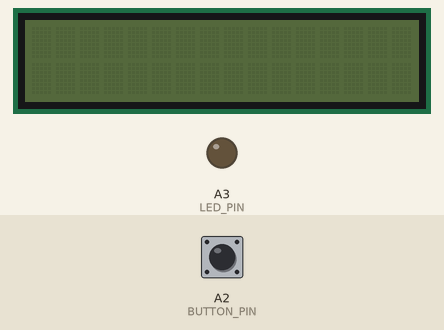
The sketch below on a simulated Arduino Uno, built with avr-gcc and run on an emulated ATmega328P. On the bench: 16×2 character LCD, output pins drawn as LEDs (lit = HIGH). The test bench sets the inputs (shaded band); at power-on: A2 (BUTTON_PIN) HIGH. What the sketch prints to the serial monitor is not drawn.

Above: at 1.2 s.
1.3 s: A2 (BUTTON_PIN) pulled LOW for 0.15 s
At 3.2 s:
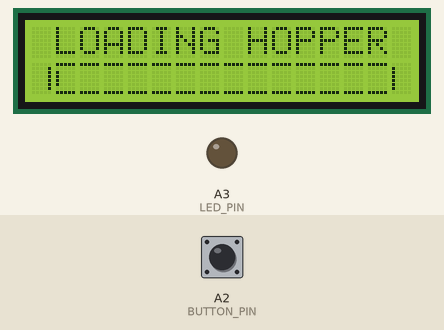
4.0 s: A2 (BUTTON_PIN) pulled LOW for 1 s
At 4.7 s:
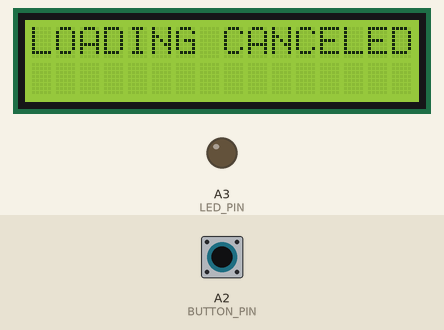
8.0 s: A2 (BUTTON_PIN) pulled LOW for 3.2 s
At 9.2 s:
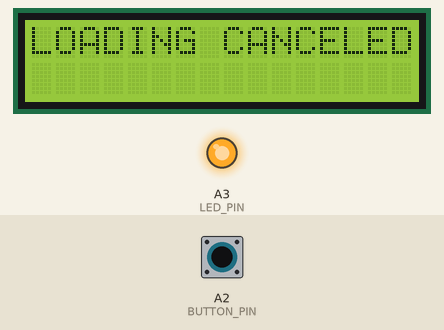
Timing chart, 0 to 11.0 s (numbered marks = the images above; inputs shaded):
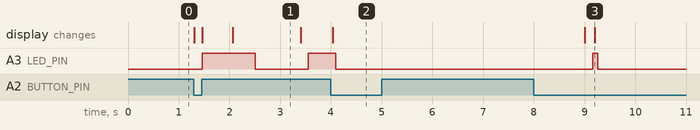

Measured:
- after the input at 1.3 s, A3 (LED_PIN): LOW → HIGH after 0.16 s, → LOW 1.0 s later, → HIGH 1.0 s later; the display: first changes at once (image 1 shows a later state)
- after the input at 4.0 s, the display: changes at once (image 2)
- after the input at 8.0 s, A3 (LED_PIN): LOW → HIGH after 1.2 s, → LOW 0.10 s later; the display: first differs from a run without the input after 1.0 s (image 3 shows a later state)

The sketch:

carloadingpanel.ino
```cpp
// (licence header left out)
// =============== Libraries ===============
#include <Wire.h>
#include <LiquidCrystal_I2C.h>
#include <SoftwareSerial.h>

// =============== Custom Characters ===============
const byte barGraphChars[8][8] PROGMEM = {
  { 0x1F, 0x00, 0x00, 0x00, 0x00, 0x00, 0x00, 0x1F },
  { 0x1F, 0x00, 0x10, 0x10, 0x10, 0x10, 0x00, 0x1F },
  { 0x1F, 0x00, 0x18, 0x18, 0x18, 0x18, 0x00, 0x1F },
  { 0x1F, 0x00, 0x1C, 0x1C, 0x1C, 0x1C, 0x00, 0x1F },
  { 0x1F, 0x00, 0x1E, 0x1E, 0x1E, 0x1E, 0x00, 0x1F },
  { 0x1F, 0x00, 0x1F, 0x1F, 0x1F, 0x1F, 0x00, 0x1F },
  { 0x00, 0x01, 0x01, 0x01, 0x01, 0x01, 0x01, 0x00 },
  { 0x00, 0x10, 0x10, 0x10, 0x10, 0x10, 0x10, 0x00 },
};

// =============== Constants and Pin Definitions ===============
const uint8_t BUTTON_PIN = A2;
const uint8_t LED_PIN = A3;

// Communication Pins
const uint8_t SFX_RX = 7;
const uint8_t SFX_TX = 8;

// Timing Constants (in milliseconds)
const unsigned long DEBOUNCE_DELAY = 100;
const unsigned long COMPLETE_DISPLAY_TIME = 5000;
const unsigned long LOADING_TIME = 96000; // 96 seconds in ms
const unsigned long INITIAL_SLEEP_ALERT_DELAY = 10000; // 10 seconds
const unsigned long SLEEP_ALERT_INTERVAL = 120000;     // 2 minutes
const unsigned long LED_BLINK_INTERVAL_COMPLETE = 100;
const unsigned long LED_BLINK_INTERVAL_LOADING = 1000;

// LED Pulsing Constants
const unsigned long PULSE_INTERVAL = 24;
const int PULSE_MIN = 0;
const int PULSE_MAX = 255;
const float PULSE_STEP = 5.0;

// =============== System State Definition ===============
enum SystemState {
  SLEEP,
  LOADING,
  COMPLETE,
  CANCELLED
};

// =============== Global Objects ===============
LiquidCrystal_I2C lcd(0x27, 16, 2);
SoftwareSerial sfxSerial(SFX_TX, SFX_RX);

// =============== System State Variables ===============
struct SystemVariables {
  SystemState currentState;
  bool lastButtonState;
  bool lcdOn;

  // Loading progress
  unsigned long loadStartTime;
  int lastFilledColumns;

  // State timing
  unsigned long stateStartTime;
  unsigned long lastDebounceTime;

  // LED control
  bool ledState;
  unsigned long lastLedToggle;
  unsigned long lastPulseUpdate;

  // Sleep state alerts
  unsigned long lastSleepAlertTime;
  bool initialSleepAlertDone;
} sysVars;

// =============== Function Declarations ===============
void initializeSystem();
void initializePins();
void initializeSerial();

// State handlers
void handleSleepState();
void handleLoadingState();
void handleCompleteState();
void handleCancelledState();

// System control
void enterSleepMode();
void startLoading();
void cancelLoading();
void enterCompleteState();

// Display functions
void updateLoadingDisplay(bool forceUpdate = false);

// LED Control
void updateLedPulsing();

// Utility functions
void playAlert(char key);
void loadBarGraphCharacters();

// =============== Main Setup and Loop ===============
void setup() {
  initializeSystem();
}

void loop() {
  switch (sysVars.currentState) {
    case SLEEP: handleSleepState(); break;
    case LOADING: handleLoadingState(); break;
    case COMPLETE: handleCompleteState(); break;
    case CANCELLED: handleCancelledState(); break;
  }
  updateLedPulsing();
}

// =============== Initialization Functions ===============
void initializeSystem() {
  initializePins();
  initializeSerial();

  lcd.init();
  randomSeed(analogRead(0));

  // Initialize system variables
  sysVars = {
    SLEEP,      // currentState
    HIGH,       // lastButtonState
    false,      // lcdOn
    0,          // loadStartTime
    0,          // lastFilledColumns
    0,          // stateStartTime
    0,          // lastDebounceTime
    false,      // ledState
    0,          // lastLedToggle
    0,          // lastPulseUpdate
    0,          // lastSleepAlertTime
    false       // initialSleepAlertDone
  };
}

void initializePins() {
  pinMode(BUTTON_PIN, INPUT_PULLUP);
  pinMode(LED_PIN, OUTPUT);
}

void initializeSerial() {
  Serial.begin(9600);
  sfxSerial.begin(9600);
  sfxSerial.setTimeout(500);
}

// =============== LED Control Functions ===============
void updateLedPulsing() {
  unsigned long currentMillis = millis();

  if (currentMillis - sysVars.lastPulseUpdate >= PULSE_INTERVAL) {
    sysVars.lastPulseUpdate = currentMillis;

    if (sysVars.currentState == LOADING) {
      // Slowly blink LED during loading
      if (currentMillis - sysVars.lastLedToggle >= LED_BLINK_INTERVAL_LOADING) {
        sysVars.lastLedToggle = currentMillis;
        sysVars.ledState = !sysVars.ledState;
        digitalWrite(LED_PIN, sysVars.ledState ? HIGH : LOW);
      }
    }
    else if (sysVars.currentState == COMPLETE) {
      // Blink LED rapidly during complete state
      if (currentMillis - sysVars.lastLedToggle >= LED_BLINK_INTERVAL_COMPLETE) {
        sysVars.lastLedToggle = currentMillis;
        sysVars.ledState = !sysVars.ledState;
        digitalWrite(LED_PIN, sysVars.ledState ? HIGH : LOW);
      }
    }
    else {
      // Turn LED off for other states
      digitalWrite(LED_PIN, LOW);
      sysVars.ledState = false;
    }
  }
}

// =============== State Handler Functions ===============
void handleSleepState() {
  unsigned long currentMillis = millis();

  // Check for button press to wake up
  bool buttonPressed = (digitalRead(BUTTON_PIN) == LOW);
  if (buttonPressed && (currentMillis - sysVars.lastDebounceTime > DEBOUNCE_DELAY)) {
    sysVars.lastDebounceTime = currentMillis;
    sysVars.lastSleepAlertTime = 0; // Reset alert timer when waking up
    sysVars.initialSleepAlertDone = false;
    startLoading();
    return;
  }

  // Handle sleep state alerts
  if (!sysVars.initialSleepAlertDone) {
    // First alert after 30 seconds
    if (currentMillis - sysVars.stateStartTime >= INITIAL_SLEEP_ALERT_DELAY) {
      sysVars.lastSleepAlertTime = currentMillis;
      sysVars.initialSleepAlertDone = true;
    }
  } else {
    // Subsequent alerts every 2 minutes
    if (currentMillis - sysVars.lastSleepAlertTime >= SLEEP_ALERT_INTERVAL) {
      sysVars.lastSleepAlertTime = currentMillis;
    }
  }
}

void handleLoadingState() {
  unsigned long currentMillis = millis();

  // Check for button press to cancel
  if (digitalRead(BUTTON_PIN) == LOW && (currentMillis - sysVars.lastDebounceTime > DEBOUNCE_DELAY)) {
    sysVars.lastDebounceTime = currentMillis;
    cancelLoading();
    return;
  }

  // Check if loading is complete
  if (currentMillis - sysVars.loadStartTime >= LOADING_TIME) {
    enterCompleteState();
    return;
  }

  // Update the loading display
  updateLoadingDisplay(false);
}

void handleCompleteState() {
  // Check for button press to restart loading
  if (digitalRead(BUTTON_PIN) == LOW && (millis() - sysVars.lastDebounceTime > DEBOUNCE_DELAY)) {
    sysVars.lastDebounceTime = millis();
    startLoading();
    return;
  }

  // Check if complete display time has elapsed
  if (millis() - sysVars.stateStartTime > COMPLETE_DISPLAY_TIME) {
    enterSleepMode();
  }
}

void handleCancelledState() {
  // Check if cancelled display time has elapsed
  if (millis() - sysVars.stateStartTime > COMPLETE_DISPLAY_TIME) {
    enterSleepMode();
  }
}

// =============== System Control Functions ===============

void enterSleepMode() {
  sysVars.currentState = SLEEP;
  sysVars.lcdOn = false;
  digitalWrite(LED_PIN, LOW);
  lcd.noBacklight();
  lcd.clear();
}

void startLoading() {
  sysVars.currentState = LOADING;
  sysVars.loadStartTime = millis();
  sysVars.stateStartTime = millis();
  sysVars.lastFilledColumns = 0;

  lcd.backlight();
  lcd.clear();

  playAlert('L');
  updateLoadingDisplay(true);
}

void cancelLoading() {
  sysVars.currentState = CANCELLED;
  sysVars.stateStartTime = millis();

  lcd.setCursor(0, 0);
  lcd.print("LOADING CANCELED");
  lcd.setCursor(0, 1);
  lcd.print("                ");

  playAlert('C');
}

void enterCompleteState() {
  sysVars.currentState = COMPLETE;
  sysVars.stateStartTime = millis();

  lcd.setCursor(0, 0);
  lcd.print("LOADING COMPLETE");
  lcd.setCursor(0, 1);
  lcd.print("                ");

  playAlert('D');
}

// =============== Display Functions ===============
void updateLoadingDisplay(bool forceUpdate = false) {
  loadBarGraphCharacters();

  // Update the LCD display header
  lcd.setCursor(0, 0);
  lcd.print(" LOADING HOPPER ");

  // Calculate progress (0-100%)
  unsigned long elapsedTime = millis() - sysVars.loadStartTime;
  float percentComplete = (float)elapsedTime / LOADING_TIME;
  percentComplete = constrain(percentComplete, 0.0, 1.0);

  // Calculate how many columns should be filled (out of total available)
  int totalAvailableColumns = 14 * 5;
  int filledColumns = round(percentComplete * totalAvailableColumns);
  filledColumns = constrain(filledColumns, 0, totalAvailableColumns);

  // Only update if the number of filled columns has changed or forced
  if (filledColumns != sysVars.lastFilledColumns || forceUpdate) {
    sysVars.lastFilledColumns = filledColumns;

    // Create the bar graph string
    char bar[17];
    bar[0] = 6;    // Left bracket character

    for (int i = 1; i < 15; i++) {
      int columnsInThisChar = filledColumns - (i - 1) * 5;
      columnsInThisChar = constrain(columnsInThisChar, 0, 5);
      bar[i] = columnsInThisChar;
    }

    bar[15] = 7;   // Right bracket character
    bar[16] = '\0';

    // Update the progress bar
    lcd.setCursor(0, 1);
    for (int i = 0; i < 16; i++) {
      lcd.write(bar[i]);
    }
  }
}

// =============== Utility Functions ===============
void playAlert(char key) {
  sfxSerial.println("q");
  delay(50);
  String filename = "P" + String(key) + "       OGG";
  Serial.println(filename);
  sfxSerial.println(filename);
}

void loadBarGraphCharacters() {
  for (int i = 0; i < 8; i++) {
    byte charData[8];
    for (int j = 0; j < 8; j++) {
      charData[j] = pgm_read_byte(&(barGraphChars[i][j]));
    }
    lcd.createChar(i, charData);
  }
}
```
